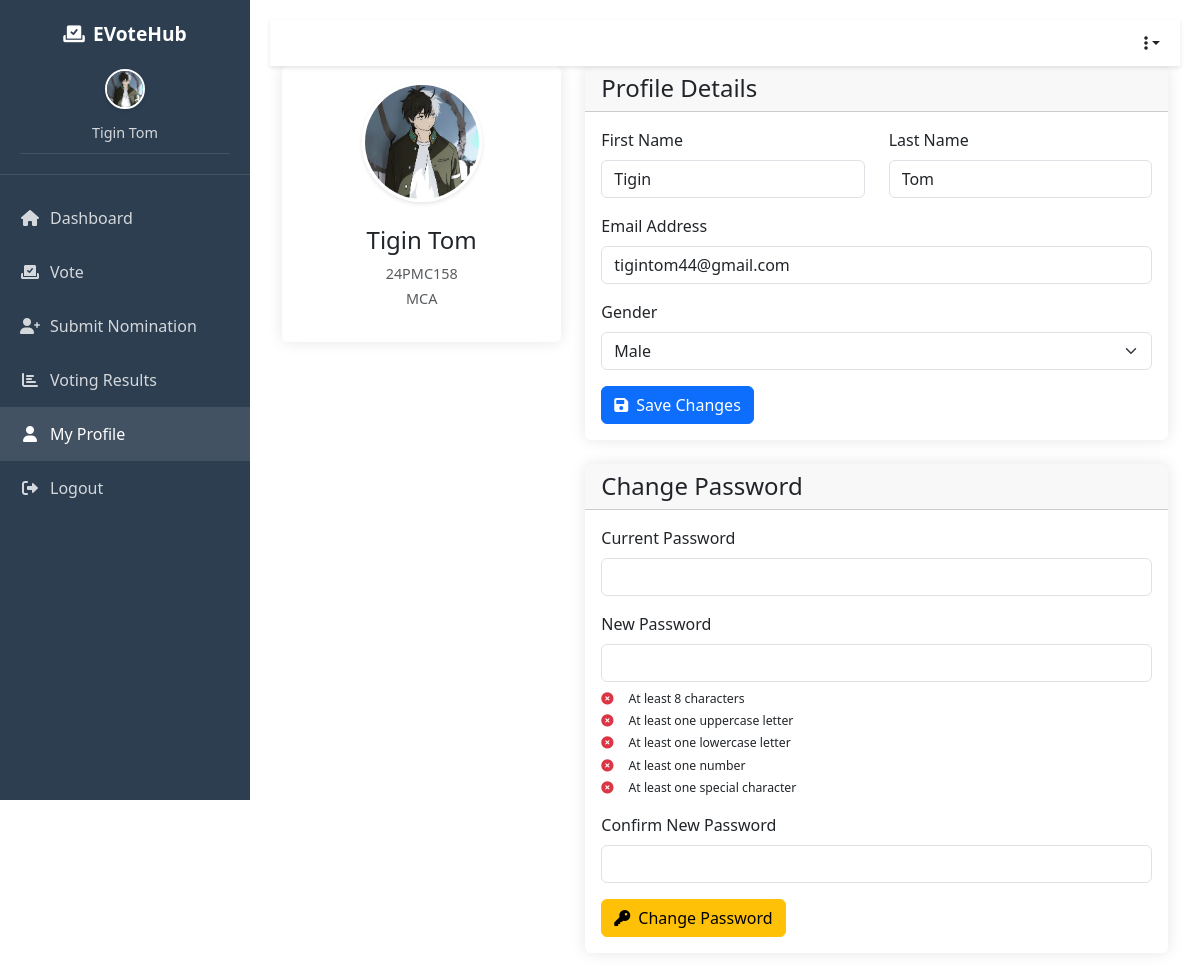
The app's page /student/profile/ (signed in) with its own data.
### myapp/models.py (models this page shows, shortened)
class Student(models.Model):
    GENDER_CHOICES = [
        ('M', 'Male'),
        ('F', 'Female')
    ]
    user = models.OneToOneField(User, on_delete=models.CASCADE)
    student_id = models.CharField(max_length=20, unique=True)
    department = models.ForeignKey(Department, on_delete=models.CASCADE)
    gender = models.CharField(max_length=1, choices=GENDER_CHOICES, default='M')
    profile_picture = models.ImageField(upload_to='static/images/profiles/', null=True, blank=True)
    created_at = models.DateTimeField(auto_now_add=True)
    updated_at = models.DateTimeField(auto_now=True)

class Department(models.Model):
    name = models.CharField(max_length=100)
    code = models.CharField(max_length=10, unique=True)
    created_at = models.DateTimeField(default=timezone.now)
    updated_at = models.DateTimeField(auto_now=True)

### myapp/views.py (the view, shortened to what this page needs)
# urls.py: path('student/profile/', views.student_profile, name='student_profile'),
@login_required
def student_profile(request):
    try:
        student = request.user.student
    except Student.DoesNotExist:
        messages.error(request, 'Student profile not found.')
        return redirect('student_home')
    context = {
        'student': student
    }
    return render(request, 'students/profile.html', context)

### templates/students/profile.html (shortened to what this page needs)
{% extends 'students/base_student.html' %}
{% block content %}
<div class="container-fluid">
    <div class="row">
        <div class="col-md-4 mb-4">
            <div class="card">
                <div class="card-body text-center">
                    <div class="profile-picture-container mb-4">
                        <div class="profile-picture-wrapper">
                        </div>
                    </div>
                    <h4 class="card-title mb-2">{{ student.user.get_full_name }}</h4>
                    <p class="text-muted mb-1">{{ student.student_id }}</p>
                    <p class="text-muted">{{ student.department.name }}</p>
                </div>
            </div>
        </div>
        <div class="col-md-8">
            <div class="card">
                <div class="card-header">
                    <h5 class="card-title mb-0">Profile Details</h5>
                </div>
                <div class="card-body">
                    <form method="POST" id="profileForm">
                        <div class="row">
                            <div class="col-md-6 mb-3">
                                <label for="first_name" class="form-label">First Name</label>
                                <input type="text" class="form-control" id="first_name" name="first_name"
                                       value="{{ student.user.first_name }}" required>
                            </div>
                            <div class="col-md-6 mb-3">
                                <label for="last_name" class="form-label">Last Name</label>
                                <input type="text" class="form-control" id="last_name" name="last_name"
                                       value="{{ student.user.last_name }}" required>
                            </div>
                        </div>
                        <div class="mb-3">
                            <label for="email" class="form-label">Email Address</label>
                            <input type="email" class="form-control" id="email" name="email"
                                   value="{{ student.user.email }}" required>
                        </div>
                        <div class="mb-3">
                            <label for="gender" class="form-label">Gender</label>
                            <select class="form-select" id="gender" name="gender" required>
                                <option value="M" {% if student.gender == 'M' %}selected{% endif %}>Male</option>
                            </select>
                        </div>
                        <button type="submit" class="btn btn-primary">
                            <i class="fas fa-save me-2"></i>Save Changes
                        </button>
                    </form>
                </div>
            </div>
            <div class="card mt-4">
                <div class="card-header">
                    <h5 class="card-title mb-0">Change Password</h5>
                </div>
                <div class="card-body">
                    <form method="POST" id="passwordForm" onsubmit="return validatePasswordForm()">
                        <div class="mb-3">
                            <label for="current_password" class="form-label">Current Password</label>
                            <input type="password" class="form-control" id="current_password" name="current_password" required>
                        </div>
                        <div class="mb-3">
                            <label for="new_password" class="form-label">New Password</label>
                            <input type="password" class="form-control" id="new_password" name="new_password" required
                                   pattern="^(?=.*[a-z])(?=.*[A-Z])(?=.*\d)(?=.*[@$!%*?&])[A-Za-z\d@$!%*?&]{8,}$"
                                   oninput="validatePassword(this)">
                            <div class="password-requirements mt-2">
                                <small class="d-block" id="length_check"><i class="fas fa-times-circle text-danger"></i> At least 8 characters</small>
                                <small class="d-block" id="uppercase_check"><i class="fas fa-times-circle text-danger"></i> At least one uppercase letter</small>
                                <small class="d-block" id="lowercase_check"><i class="fas fa-times-circle text-danger"></i> At least one lowercase letter</small>
                                <small class="d-block" id="number_check"><i class="fas fa-times-circle text-danger"></i> At least one number</small>
                                <small class="d-block" id="special_check"><i class="fas fa-times-circle text-danger"></i> At least one special character</small>
                            </div>
                        </div>
                        <div class="mb-3">
                            <label for="confirm_password" class="form-label">Confirm New Password</label>
                            <input type="password" class="form-control" id="confirm_password" name="confirm_password" required>
                        </div>
                        <button type="submit" class="btn btn-warning" id="change_password_btn">
                            <i class="fas fa-key me-2"></i>Change Password
                        </button>
                    </form>
                </div>
            </div>
        </div>
    </div>
</div>
{% endblock %}

### templates/students/base_student.html (shortened to what this page needs)
<!DOCTYPE html>
<html lang="en">
<head>
    <link href="https://cdn.jsdelivr.net/npm/bootstrap@5.3.0/dist/css/bootstrap.min.css" rel="stylesheet">
    <link href="https://cdnjs.cloudflare.com/ajax/libs/font-awesome/6.0.0/css/all.min.css" rel="stylesheet">
</head>
<body>
    <div class="sidebar">
        <div class="sidebar-header">
            <a href="{% url 'student_home' %}" class="sidebar-brand">
                <i class="fas fa-vote-yea me-2"></i>EVoteHub
            </a>
            <div class="user-info">
                {% if request.user.student.profile_picture %}
                    <img src="{{ request.user.student.profile_picture.url }}" alt="Profile" class="mb-2 rounded-circle" style="width: 40px; height: 40px; object-fit: cover; border: 2px solid #fff; box-shadow: 0 2px 4px rgba(0,0,0,0.1);">
                {% endif %}
                <div class="user-name">{{ request.user.get_full_name }}</div>
            </div>
        </div>
        <nav class="mt-3">
            <a href="{% url 'student_home' %}" class="nav-link {% if request.resolver_match.url_name == 'student_home' %}active{% endif %}">
                <i class="fas fa-home"></i>Dashboard
            </a>
            <a href="{% url 'student_voting' %}" class="nav-link {% if request.resolver_match.url_name == 'student_voting' %}active{% endif %}">
                <i class="fas fa-vote-yea"></i>Vote
            </a>
            <a href="{% url 'student_nomination' %}" class="nav-link {% if request.resolver_match.url_name == 'student_nomination' %}active{% endif %}">
                <i class="fas fa-user-plus"></i>Submit Nomination
            </a>
            <a href="{% url 'student_voting_results' %}" class="nav-link {% if request.resolver_match.url_name == 'student_voting_results' %}active{% endif %}">
                <i class="fas fa-chart-bar"></i>Voting Results
            </a>
            <a href="{% url 'student_profile' %}" class="nav-link {% if request.resolver_match.url_name == 'student_profile' %}active{% endif %}">
                <i class="fas fa-user"></i>My Profile
            </a>
            <a href="{% url 'logout' %}" class="nav-link">
                <i class="fas fa-sign-out-alt"></i>Logout
            </a>
        </nav>
    </div>
    <div class="main-content">
        <div class="top-navbar">
            <div class="user-profile dropdown">
                <a href="#" class="d-flex align-items-center text-dark text-decoration-none dropdown-toggle" id="userDropdown" data-bs-toggle="dropdown">
                    <i class="fas fa-ellipsis-v"></i>
                </a>
            </div>
        </div>
        {% block content %}{% endblock %}
    </div>
</body>
</html>

### templates/students/base_student.html (style rules this page uses)
.sidebar { min-height: 100vh; background: #2c3e50; color: white; position: fixed; width: 250px; transition: all 0.3s; z-index: 1000; }
.sidebar-header { padding: 20px; text-align: center; border-bottom: 1px solid rgba(255,255,255,0.1); }
.sidebar-brand { color: white; text-decoration: none; font-size: 1.2rem; font-weight: bold; display: block; margin-bottom: 10px; }
.user-info { padding: 10px; text-align: center; border-bottom: 1px solid rgba(255,255,255,0.1); }
.user-info .user-name { font-size: 0.9rem; color: rgba(255,255,255,0.8); margin-top: 5px; word-break: break-word; }
.nav-link { color: rgba(255,255,255,0.8); padding: 15px 20px; display: block; transition: all 0.3s; text-decoration: none; }
.nav-link:hover, .nav-link.active { color: white; background: rgba(255,255,255,0.1); }
.nav-link i { margin-right: 10px; width: 20px; text-align: center; }
.main-content { margin-left: 250px; padding: 20px; transition: all 0.3s; min-height: 100vh; }
.top-navbar { background: white; padding: 15px 20px; box-shadow: 0 2px 4px rgba(0,0,0,0.1); position: sticky; top: 0; z-index: 999; display: flex; justify-content: flex-end; align-items: center; }
.user-profile { position: relative; }
.card { border: none; box-shadow: 0 0 15px rgba(0,0,0,0.1); transition: transform 0.3s; }

### templates/students/profile.html (style rules this page uses)
.profile-picture-container { position: relative; width: 120px; height: 120px; margin: 0 auto; }
.profile-picture-wrapper { position: relative; width: 100%; height: 100%; }
.card-title { font-size: 1.5rem; margin-bottom: 1rem; }
.text-muted { font-size: 0.9rem; }
.password-requirements { font-size: 0.875rem; margin-top: 0.5rem; }
.password-requirements small { margin-bottom: 0.25rem; }
.password-requirements i { width: 16px; margin-right: 0.5rem; }

### records on screen
Student: user.get_full_name "Tigin Tom", student_id "24PMC158", department.name "MCA", first_name "Tigin", last_name "Tom", email "tigintom44@gmail.com", gender "Male"

### other values on screen
{{ request.user.get_full_name }} "Tigin Tom"
